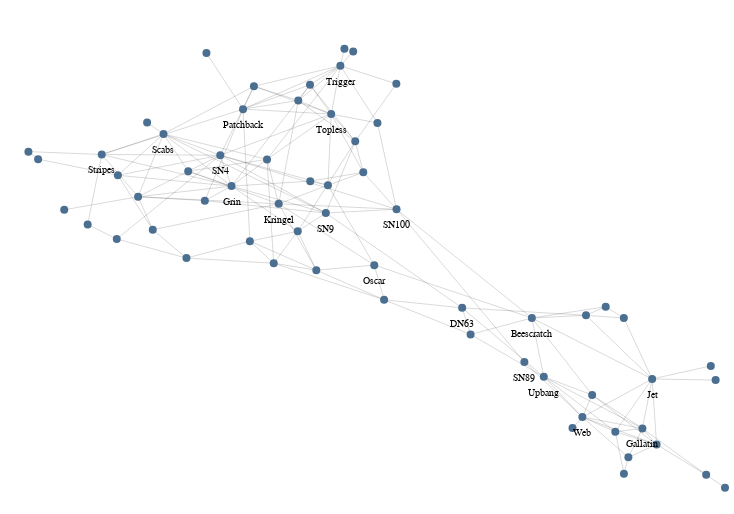

Source (notebook cell):
### Code cell
alph(
    G,
    layout_fn=partial(
        # nx.spring_layout, k=.2, iterations=1000, seed=123
        layout.force_atlas, strongGravityMode=False, gravity=2, seed=123
        #layout.force_atlas_sknet, n_iter=100, gravity_factor=0.01, repulsive_factor=0.03, init_seed=123
    ),
    node_args=dict(
        size=alt.value(8**2),
        fill=alt.value("#4b6f91"),
        halo_offset=None,
        tooltip_attrs=["label"],
        label_attr=alt.condition(
            (alt.datum.degree_centrality > 0.14) | (alt.datum.betweenness_centrality > 0.05),
            "label",
            alt.value("")
        ),
    ),
    edge_args=dict(
        color="black",
        opacity=0.3,
        strokeWidth=alt.value(0.5),
    ),
).configure_view(strokeWidth=0).properties(width=720, height=500)

### Figure 1 — Vega-Lite specification as saved in the notebook (floating-point values rounded to 4 significant figures; data arrays with more than 128 entries replaced by an {"elided": "..."} marker saying what was removed)
{"$schema": "https://vega.github.io/schema/vega-lite/v4.17.0.json", "config": {"view": {"continuousHeight": 300, "continuousWidth": 400, "strokeWidth": 0}}, "datasets": {"data-9daa32e211765fac853e6f4d84075ab1": {"elided": "318 records"}, "data-a1fe777cf01396d02a7398ff335f4d3f": [{"__node_r": 4, "__node_size": 64, "__y_label": 257.7, "betweenness_centrality": 0.01908, "degree_centrality": 0.09836, "label": "Beak", "x": 384.6, "y": 273.7}, {"__node_r": 4, "__node_size": 64, "__y_label": 171.0, "betweenness_centrality": 0.2133, "degree_centrality": 0.1311, "label": "Beescratch", "x": 612.2, "y": 187.0}, {"__node_r": 4, "__node_size": 64, "__y_label": 230.9, "betweenness_centrality": 0.009073, "degree_centrality": 0.06557, "label": "Bumper", "x": 276.4, "y": 246.9}, {"__node_r": 4, "__node_size": 64, "__y_label": 307.9, "betweenness_centrality": 0.002374, "degree_centrality": 0.04918, "label": "CCL", "x": 396.8, "y": 323.9}, {"__node_r": 4, "__node_size": 64, "__y_label": 440.2, "betweenness_centrality": 0, "degree_centrality": 0.01639, "label": "Cross", "x": 430.0, "y": 456.2}, {"__node_r": 4, "__node_size": 64, "__y_label": 31.71, "betweenness_centrality": 0.00438, "degree_centrality": 0.06557, "label": "DN16", "x": 706.1, "y": 47.71}, {"__node_r": 4, "__node_size": 64, "__y_label": 57.29, "betweenness_centrality": 0.02937, "degree_centrality": 0.09836, "label": "DN21", "x": 693.3, "y": 73.29}, {"__node_r": 4, "__node_size": 64, "__y_label": 181.1, "betweenness_centrality": 0.1182, "degree_centrality": 0.08197, "label": "DN63", "x": 544.5, "y": 197.1}, {"__node_r": 4, "__node_size": 64, "__y_label": 303.7, "betweenness_centrality": 0.02237, "degree_centrality": 0.09836, "label": "Double", "x": 414.0, "y": 319.7}, {"__node_r": 4, "__node_size": 64, "__y_label": 44.44, "betweenness_centrality": 0.02089, "degree_centrality": 0.1148, "label": "Feather", "x": 733.5, "y": 60.44}, {"__node_r": 4, "__node_size": 64, "__y_label": 247.9, "betweenness_centrality": 0.01609, "degree_centrality": 0.08197, "label": "Fish", "x": 338.1, "y": 263.9}, {"__node_r": 4, "__node_size": 64, "__y_label": 437.5, "betweenness_centrality": 0, "degree_centrality": 0.01639, "label": "Five", "x": 438.5, "y": 453.5}, {"__node_r": 4, "__node_size": 64, "__y_label": 366.4, "betweenness_centrality": 0, "degree_centrality": 0.01639, "label": "Fork", "x": 238.2, "y": 382.4}, {"__node_r": 4, "__node_size": 64, "__y_label": 60.56, "betweenness_centrality": 0.05285, "degree_centrality": 0.1311, "label": "Gallatin", "x": 719.7, "y": 76.56}, {"__node_r": 4, "__node_size": 64, "__y_label": 302.9, "betweenness_centrality": 0.06197, "degree_centrality": 0.1967, "label": "Grin", "x": 320.2, "y": 318.9}, {"__node_r": 4, "__node_size": 64, "__y_label": 347.6, "betweenness_centrality": 0.03329, "degree_centrality": 0.1148, "label": "Haecksel", "x": 440.5, "y": 363.6}, {"__node_r": 4, "__node_size": 64, "__y_label": 317.8, "betweenness_centrality": 0.003305, "degree_centrality": 0.09836, "label": "Hook", "x": 278.1, "y": 333.8}, {"__node_r": 4, "__node_size": 64, "__y_label": 110.0, "betweenness_centrality": 0.1143, "degree_centrality": 0.1475, "label": "Jet", "x": 729.2, "y": 126.0}, {"__node_r": 4, "__node_size": 64, "__y_label": 388.5, "betweenness_centrality": 0.01485, "degree_centrality": 0.1148, "label": "Jonah", "x": 385.1, "y": 404.5}, {"__node_r": 4, "__node_size": 64, "__y_label": 154.6, "betweenness_centrality": 0.01331, "degree_centrality": 0.06557, "label": "Knit", "x": 552.7, "y": 170.6}, {"__node_r": 4, "__node_size": 64, "__y_label": 285.2, "betweenness_centrality": 0.1026, "degree_centrality": 0.1475, "label": "Kringel", "x": 366.1, "y": 301.2}, {"__node_r": 4, "__node_size": 64, "__y_label": 402.8, "betweenness_centrality": 0.0127, "degree_centrality": 0.09836, "label": "MN105", "x": 342.0, "y": 418.8}, {"__node_r": 4, "__node_size": 64, "__y_label": 108.9, "betweenness_centrality": 0, "degree_centrality": 0.01639, "label": "MN23", "x": 790.9, "y": 124.9}, {"__node_r": 4, "__node_size": 64, "__y_label": 366.1, "betweenness_centrality": 0.04218, "degree_centrality": 0.04918, "label": "MN60", "x": 462.1, "y": 382.1}, {"__node_r": 4, "__node_size": 64, "__y_label": 404.2, "betweenness_centrality": 0.007383, "degree_centrality": 0.09836, "label": "MN83", "x": 396.5, "y": 420.2}, {"__node_r": 4, "__node_size": 64, "__y_label": 171.0, "betweenness_centrality": 0.001644, "degree_centrality": 0.04918, "label": "Mus", "x": 701.6, "y": 187.0}, {"__node_r": 4, "__node_size": 64, "__y_label": 182.3, "betweenness_centrality": 0.004362, "degree_centrality": 0.04918, "label": "Notch", "x": 684.0, "y": 198.3}, {"__node_r": 4, "__node_size": 64, "__y_label": 173.7, "betweenness_centrality": 0.02924, "degree_centrality": 0.08197, "label": "Number1", "x": 664.9, "y": 189.7}, {"__node_r": 4, "__node_size": 64, "__y_label": 223.9, "betweenness_centrality": 0.06676, "degree_centrality": 0.08197, "label": "Oscar", "x": 459.0, "y": 239.9}, {"__node_r": 4, "__node_size": 64, "__y_label": 379.9, "betweenness_centrality": 0.06553, "degree_centrality": 0.1475, "label": "Patchback", "x": 331.4, "y": 395.9}, {"__node_r": 4, "__node_size": 64, "__y_label": 189.2, "betweenness_centrality": 0.03305, "degree_centrality": 0.08197, "label": "PL", "x": 468.6, "y": 205.2}, {"__node_r": 4, "__node_size": 64, "__y_label": 123.1, "betweenness_centrality": 0, "degree_centrality": 0.01639, "label": "Quasi", "x": 786.2, "y": 139.1}, {"__node_r": 4, "__node_size": 64, "__y_label": 14.26, "betweenness_centrality": 0.03279, "degree_centrality": 0.04918, "label": "Ripplefluke", "x": 781.7, "y": 30.26}, {"__node_r": 4, "__node_size": 64, "__y_label": 355.0, "betweenness_centrality": 0.05717, "degree_centrality": 0.1639, "label": "Scabs", "x": 254.1, "y": 371.0}, {"__node_r": 4, "__node_size": 64, "__y_label": 313.7, "betweenness_centrality": 0.03269, "degree_centrality": 0.08197, "label": "Shmuddel", "x": 209.7, "y": 329.7}, {"__node_r": 4, "__node_size": 64, "__y_label": 436.0, "betweenness_centrality": 0, "degree_centrality": 0.01639, "label": "SMN5", "x": 295.8, "y": 452.0}, {"__node_r": 4, "__node_size": 64, "__y_label": 279.8, "betweenness_centrality": 0.2482, "degree_centrality": 0.1148, "label": "SN100", "x": 480.6, "y": 295.8}, {"__node_r": 4, "__node_size": 64, "__y_label": 333.8, "betweenness_centrality": 0.1386, "degree_centrality": 0.1803, "label": "SN4", "x": 309.3, "y": 349.8}, {"__node_r": 4, "__node_size": 64, "__y_label": 292.3, "betweenness_centrality": 0.04535, "degree_centrality": 0.1311, "label": "SN63", "x": 229.4, "y": 308.3}, {"__node_r": 4, "__node_size": 64, "__y_label": 126.9, "betweenness_centrality": 0.07052, "degree_centrality": 0.03279, "label": "SN89", "x": 605.0, "y": 142.9}, {"__node_r": 4, "__node_size": 64, "__y_label": 276.0, "betweenness_centrality": 0.1431, "degree_centrality": 0.1311, "label": "SN9", "x": 411.9, "y": 292.0}, {"__node_r": 4, "__node_size": 64, "__y_label": 94.08, "betweenness_centrality": 0.02325, "degree_centrality": 0.08197, "label": "SN90", "x": 670.8, "y": 110.1}, {"__node_r": 4, "__node_size": 64, "__y_label": 225.8, "betweenness_centrality": 0.02916, "degree_centrality": 0.09836, "label": "SN96", "x": 361.3, "y": 241.8}, {"__node_r": 4, "__node_size": 64, "__y_label": 334.5, "betweenness_centrality": 0.06283, "degree_centrality": 0.1148, "label": "Stripes", "x": 194.0, "y": 350.5}, {"__node_r": 4, "__node_size": 64, "__y_label": 259.3, "betweenness_centrality": 0.01204, "degree_centrality": 0.06557, "label": "Thumper", "x": 243.7, "y": 275.3}, {"__node_r": 4, "__node_size": 64, "__y_label": 375.0, "betweenness_centrality": 0.04067, "degree_centrality": 0.1803, "label": "Topless", "x": 417.2, "y": 391.0}, {"__node_r": 4, "__node_size": 64, "__y_label": 337.4, "betweenness_centrality": 0.003008, "degree_centrality": 0.03279, "label": "TR120", "x": 122.8, "y": 353.4}, {"__node_r": 4, "__node_size": 64, "__y_label": 218.8, "betweenness_centrality": 0.0232, "degree_centrality": 0.09836, "label": "TR77", "x": 402.7, "y": 234.8}, {"__node_r": 4, "__node_size": 64, "__y_label": 61.01, "betweenness_centrality": 0, "degree_centrality": 0.01639, "label": "TR82", "x": 651.8, "y": 77.01}, {"__node_r": 4, "__node_size": 64, "__y_label": 329.8, "betweenness_centrality": 0.000929, "degree_centrality": 0.03279, "label": "TR88", "x": 132.2, "y": 345.8}, {"__node_r": 4, "__node_size": 64, "__y_label": 329.6, "betweenness_centrality": 0.03341, "degree_centrality": 0.1148, "label": "TR99", "x": 354.7, "y": 345.6}, {"__node_r": 4, "__node_size": 64, "__y_label": 423.2, "betweenness_centrality": 0.08468, "degree_centrality": 0.1639, "label": "Trigger", "x": 426.0, "y": 439.2}, {"__node_r": 4, "__node_size": 64, "__y_label": 288.3, "betweenness_centrality": 0.01923, "degree_centrality": 0.06557, "label": "TSN103", "x": 294.3, "y": 304.3}, {"__node_r": 4, "__node_size": 64, "__y_label": 264.5, "betweenness_centrality": 0.001193, "degree_centrality": 0.03279, "label": "TSN83", "x": 180.4, "y": 280.5}, {"__node_r": 4, "__node_size": 64, "__y_label": 112.1, "betweenness_centrality": 0.09912, "degree_centrality": 0.1148, "label": "Upbang", "x": 623.8, "y": 128.1}, {"__node_r": 4, "__node_size": 64, "__y_label": 405.2, "betweenness_centrality": 0.0008775, "degree_centrality": 0.03279, "label": "Vau", "x": 480.5, "y": 421.2}, {"__node_r": 4, "__node_size": 64, "__y_label": 15.3, "betweenness_centrality": 0.0001366, "degree_centrality": 0.03279, "label": "Wave", "x": 701.7, "y": 31.3}, {"__node_r": 4, "__node_size": 64, "__y_label": 71.89, "betweenness_centrality": 0.0842, "degree_centrality": 0.1475, "label": "Web", "x": 661.3, "y": 87.89}, {"__node_r": 4, "__node_size": 64, "__y_label": 279.2, "betweenness_centrality": 0, "degree_centrality": 0.01639, "label": "Whitetip", "x": 157.6, "y": 295.2}, {"__node_r": 4, "__node_size": 64, "__y_label": 316.7, "betweenness_centrality": 0.02033, "degree_centrality": 0.08197, "label": "Zap", "x": 448.3, "y": 332.7}, {"__node_r": 4, "__node_size": 64, "__y_label": 1.31, "betweenness_centrality": 0, "degree_centrality": 0.01639, "label": "Zig", "x": 800, "y": 17.31}, {"__node_r": 4, "__node_size": 64, "__y_label": 250.0, "betweenness_centrality": 0.01419, "degree_centrality": 0.04918, "label": "Zipfel", "x": 208.7, "y": 266.0}]}, "height": 500, "layer": [{"data": {"name": "data-9daa32e211765fac853e6f4d84075ab1"}, "encoding": {"color": {"value": "black"}, "detail": {"field": "edge", "type": "quantitative"}, "opacity": {"value": 0.3}, "strokeWidth": {"value": 0.5}, "x": {"axis": {"domain": false, "grid": false, "labels": false, "ticks": false, "title": ""}, "field": "x", "type": "quantitative"}, "y": {"axis": {"domain": false, "grid": false, "labels": false, "ticks": false, "title": ""}, "field": "y", "type": "quantitative"}}, "mark": "line"}, {"data": {"name": "data-a1fe777cf01396d02a7398ff335f4d3f"}, "layer": [{"encoding": {"fill": {"value": "#4b6f91"}, "opacity": {"value": 1}, "size": {"value": 64}, "stroke": {"value": "#565656"}, "strokeWidth": {"value": 0}, "tooltip": [{"field": "label", "type": "nominal"}], "x": {"axis": {"domain": false, "grid": false, "labels": false, "ticks": false, "title": ""}, "field": "x", "type": "quantitative"}, "y": {"axis": {"domain": false, "grid": false, "labels": false, "ticks": false, "title": ""}, "field": "y", "type": "quantitative"}}, "mark": "circle"}, {"encoding": {"text": {"condition": {"field": "label", "test": "((datum.degree_centrality > 0.14) || (datum.betweenness_centrality > 0.05))", "type": "nominal"}, "value": ""}, "x": {"axis": {"domain": false, "grid": false, "labels": false, "ticks": false, "title": ""}, "field": "x", "type": "quantitative"}, "y": {"axis": {"domain": false, "grid": false, "labels": false, "ticks": false, "title": ""}, "field": "__y_label", "type": "quantitative"}}, "mark": {"align": "center", "baseline": "middle", "color": "black", "size": 10, "type": "text"}}]}], "resolve": {"scale": {"color": "independent", "fill": "independent", "opacity": "independent", "size": "independent", "strokeWidth": "independent"}}, "width": 720}
